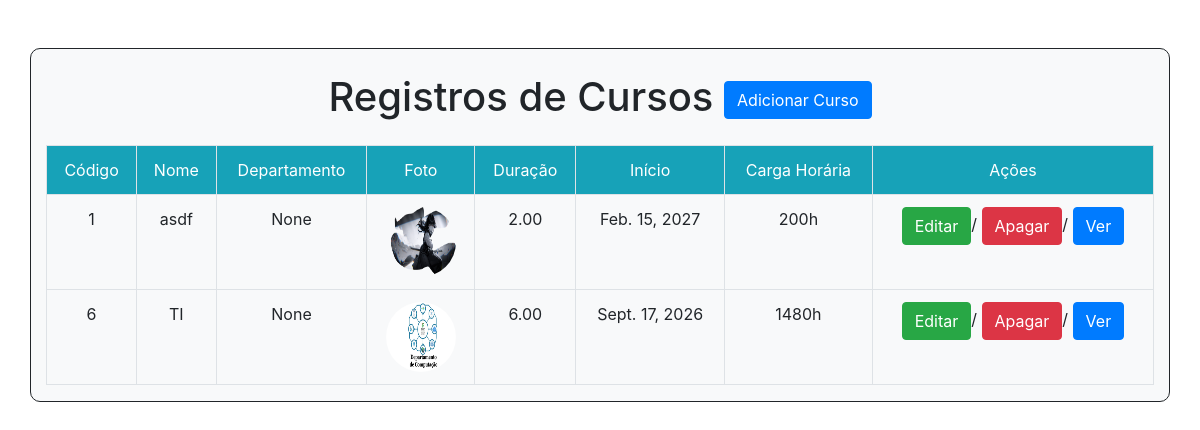
//listar/curso, run on the app's committed database.
### academico/models.py (models this page shows, shortened)
class Curso(models.Model):
    codigo = models.IntegerField(max_length=2, primary_key=True)
    nome = models.CharField(max_length=100)
    foto = models.ImageField(upload_to='fotos/cursos')
    duracao = models.DecimalField(max_digits=3, decimal_places=2)
    data_inicio = models.DateField(blank=True, )
    cargaHoraria = models.IntegerField()
    departamento = models.ForeignKey(Departamento, on_delete=models.PROTECT, null= True, blank=True)

### academico/views.py (the view)
# urls.py: path("/listar/curso",views.listarCurso, name="curso_listar"),
def listarCurso(request):
   curso = Curso.objects.all()
   dicionario = { 'registros': curso }
   return render(request, 'academico/listagem_curso.html',context=dicionario)

### templates/academico/listagem_curso.html (shortened to what this page needs)
<!DOCTYPE html>
<html lang="pt-br">
<head>
    <link rel="stylesheet" href="https://cdn.jsdelivr.net/npm/bootstrap@4.6.1/dist/css/bootstrap.min.css">
</head>
<body>
<div class="container mt-5 bg-light" style="border:1px solid ; background-color:#1111; border-radius: 10px;">
    <h1 class="m-4 text-center">Registros de Cursos <a href="/adicionar/curso/" class="btn btn-primary">Adicionar Curso</a></h1>
    <table class="table table-bordered">
        <tr class="bg-info text-white text-center ">
            <td> Código </td>
            <td> Nome </td>
            <td> Departamento </td>
            <td> Foto </td>
            <td> Duração </td>
            <td> Início </td>
            <td> Carga Horária </td>
            <td> Ações </td>
        </tr>
        {% for reg in registros %}
        <tr class="text-center">
            <td>{{ reg.codigo }}</td>
            <td>{{ reg.nome }}</td>
            <td>{{ reg.departamento }}</td>
            <td><img src="/midia/{{ reg.foto }}" class="rounded-circle" height="70px" width="70px"></td>
            <td>{{ reg.duracao }}</td>
            <td>{{ reg.data_inicio }}</td>
            <td>{{ reg.cargaHoraria }}h</td>
            <td> <a href="/editar/curso/{{reg.codigo}}" class="btn btn-success">Editar</a>/
                <a href="/deletar/curso/{{reg.codigo}}" class="btn btn-danger">Apagar</a>/
                <a href="/visualizar/curso/{{reg.codigo}}" class="btn btn-primary">Ver</a>
            </td>
        </tr>
    {%endfor%}
    </table>
</div>
</body>
</html>

### data on the page
Curso: codigo "1", nome "asdf", departamento "None", foto (picture), duracao "2.00", data_inicio "Feb. 15, 2027", cargaHoraria "200"
Curso: codigo "6", nome "TI", departamento "None", foto (picture), duracao "6.00", data_inicio "Sept. 17, 2026", cargaHoraria "1480"
